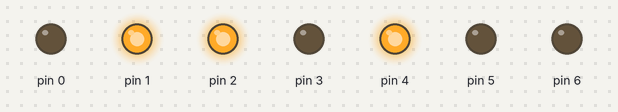
A sketch run on a simulated Arduino Uno, built with avr-gcc and run on an emulated ATmega328P. Shown: output pins drawn as LEDs (lit = HIGH).

Above: at 0.1 s.
Timing chart, 0 to 1.6 s (numbered marks = the images above):
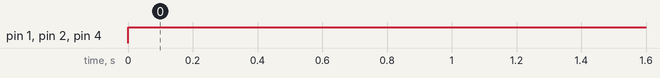

The sketch:

test.ino
```cpp
// This is one of the two files I used to test my led matrix

void setup(){
 for (int i=0; i<7; i++){
   pinMode(i, OUTPUT);
 }
}
void loop(){
  digitalWrite(0, LOW);
  digitalWrite(1, HIGH);
  digitalWrite(2, HIGH);
  digitalWrite(3, LOW);
  digitalWrite(4, HIGH);
  digitalWrite(5, LOW);
  digitalWrite(6, LOW);

}
```

Measured:
- by itself, pin 1, pin 2, pin 4: LOW → HIGH at 0.00 s
